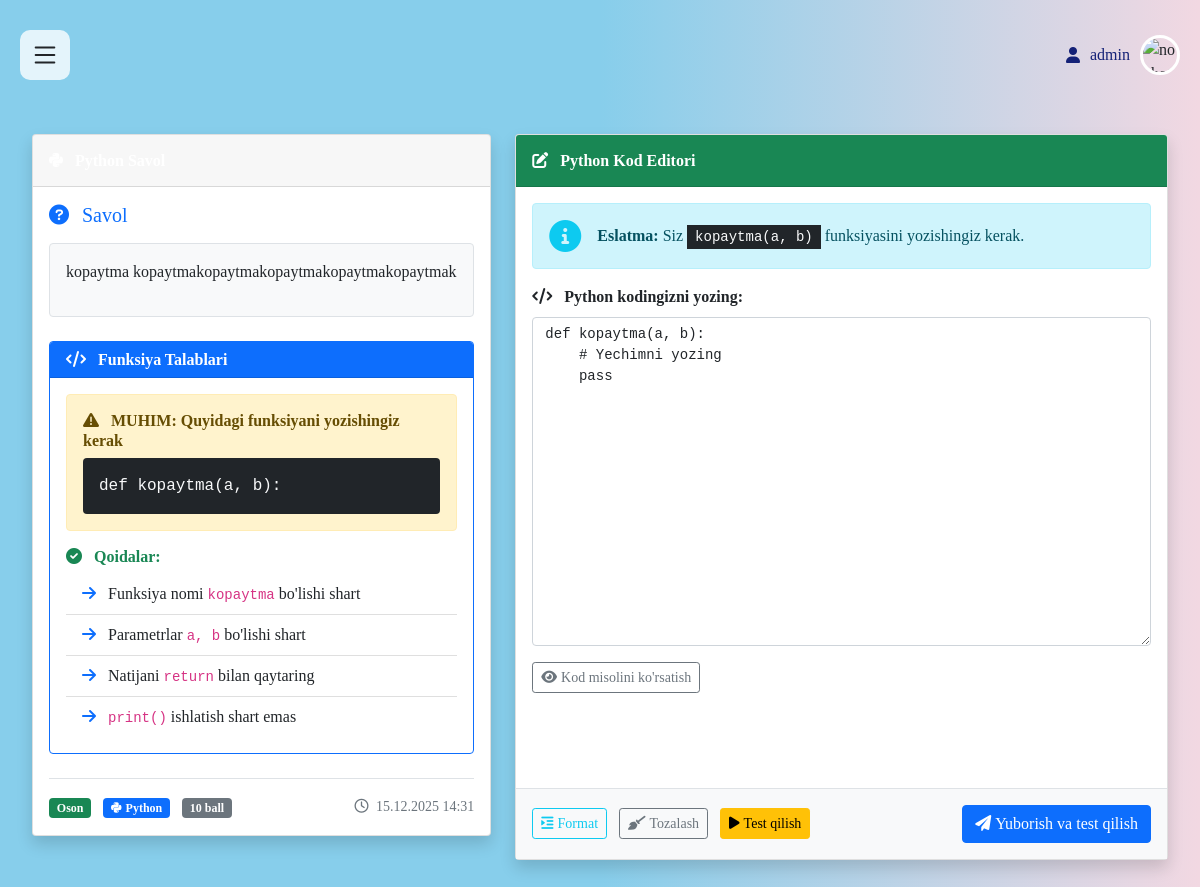
/code/question/3/ (signed in), run on the app's committed database.
### app2/models.py (models this page shows, shortened)
class ProgrammingQuestion(models.Model):
    DIFFICULTY = [
        ('easy', 'Oson'),
        ('medium', 'O\'rtacha'),
        ('hard', 'Qiyin'),
    ]
    question_text = models.TextField(
        validators=[MinLengthValidator(10)],
        verbose_name="Savol matni",
        help_text="Savolning to'liq matnini kiriting"
    )
    function_name = models.CharField(
        max_length=50,
        default='solution',
        verbose_name="Funksiya nomi",
        help_text="Foydalanuvchi yozishi kerak bo'lgan funksiya nomi (masalan: 'qoshish', 'factorial')"
    )
    function_params = models.CharField(
        max_length=200,
        default='a, b',
        verbose_name="Funksiya parametrlari",
        help_text="Funksiya parametrlarini kiriting (masalan: 'a, b', 'n', 'text')"
    )
    test_code = models.TextField(
        validators=[MinLengthValidator(20)],
        verbose_name="Python Test Kodi",
        help_text=f"""Foydalanuvchi funksiyasini test qilish uchun Python kodi.
Test kodida {function_name}() funksiyasini chaqiring va assert yordamida tekshiring.

MASALAN:
result = {function_name}(5, 3)
assert result == 8, f"5 + 3 = 8 bo'lishi kerak, lekin {{result}} qaytdi"
print("✅ Test muvaffaqiyatli!")"""
    )
    language = models.CharField(
        max_length=20,
        default='python',
        verbose_name="Dasturlash tili",
        editable=False
    )
    difficulty = models.CharField(
        max_length=20,
        choices=DIFFICULTY,
        default='easy',
        verbose_name="Qiyinchilik darajasi"
    )
    created_by = models.ForeignKey(
        User,
        on_delete=models.CASCADE,
        related_name='programming_questions',
        verbose_name="Yaratgan foydalanuvchi"
    )
    created_at = models.DateTimeField(
        auto_now_add=True,
        verbose_name="Yaratilgan vaqt"
    )
    is_active = models.BooleanField(
        default=True,
        verbose_name="Faol"
    )
    category = models.CharField(
        max_length=50,
        blank=True,
        null=True,
        verbose_name="Kategoriya",
        help_text="Savol kategoriyasi (masalan: Matematika, String, Ro'yxat)"
    )
    points = models.PositiveIntegerField(
        default=10,
        verbose_name="Ball",
        help_text="Savolning ball qiymati"
    )
    class Meta:
        ordering = ['-created_at']
        verbose_name = "Python Savol"
        verbose_name_plural = "Python Savollar"

### app2/views.py (the view, shortened to what this page needs)
# urls.py: path('question/<int:question_id>/', views.practice_question, name='practice_question'),
@login_required
def practice_question(request, question_id):
    question = get_object_or_404(ProgrammingQuestion, id=question_id, is_active=True)
    user_info = get_user_info(request.user)
    initial_code = f"def {question.function_name}({question.function_params}):\n    # Yechimni yozing\n    pass"
    context = {
        'question': question,
        'initial_code': initial_code,
        'is_admin': is_code_admin(request.user),
        'user_info': user_info,
        'title': f'Python Savol: {question.question_text[:50]}...'
    }
    return render(request, 'app2/practice_question.html', context)

### app2/views.py (called while the page is built, shortened)
def get_user_info(user):
    try:
        from django.apps import apps
        if apps.is_installed('users'):
            profile = user.userprofile
            first_name = getattr(profile, 'first_name', '')
            last_name = getattr(profile, 'last_name', '')
            full_name = f"{first_name} {last_name}".strip()
            return {
                'full_name': full_name if full_name else user.username,
                'first_name': first_name,
                'last_name': last_name,
                'group': getattr(profile, 'group', 'Guruh yo\'q'),
                'phone': getattr(profile, 'phone', ''),
                'bio': getattr(profile, 'bio', ''),
                'has_profile': True,
            }
    except:
        pass

def is_code_admin(user):
    return user.is_staff or user.is_superuser

### templates/app2/practice_question.html (shortened to what this page needs)
{% extends 'base.html' %}
{% load static %}
{% block content %}
<div class="container-fluid py-4">
    <div class="row">
        <div class="col-lg-5">
            <div class="card shadow mb-4">
                <div class="card-header py-3 python-header">
                    <h6 class="m-0 font-weight-bold text-white">
                        <i class="fab fa-python me-2"></i>
                    </h6>
                </div>
                <div class="card-body">
                    <div class="mb-4">
                        <h5 class="text-primary mb-3">
                            <i class="fas fa-question-circle me-2"></i>
                            Savol
                        </h5>
                        <div class="p-3 bg-light rounded border">
                            {{ question.question_text|linebreaks }}
                        </div>
                    </div>
                    <div class="card border-primary mb-4">
                        <div class="card-header bg-primary text-white py-2">
                            <h6 class="mb-0">
                                <i class="fas fa-code me-2"></i>
                                Funksiya Talablari
                            </h6>
                        </div>
                        <div class="card-body p-3">
                            <div class="alert alert-warning">
                                <h6 class="alert-heading mb-2">
                                    <i class="fas fa-exclamation-triangle me-2"></i>
                                    MUHIM: Quyidagi funksiyani yozishingiz kerak
                                </h6>
                                <div class="bg-dark text-light p-3 rounded font-monospace">
                                    def {{ question.function_name }}({{ question.function_params }}):
                                </div>
                            </div>
                            <div class="mt-3">
                                <h6 class="text-success mb-2">
                                    <i class="fas fa-check-circle me-2"></i>
                                    Qoidalar:
                                </h6>
                                <ul class="list-group list-group-flush">
                                    <li class="list-group-item">
                                        <i class="fas fa-arrow-right text-primary me-2"></i>
                                        Funksiya nomi <code>{{ question.function_name }}</code> bo'lishi shart
                                    </li>
                                    <li class="list-group-item">
                                        <i class="fas fa-arrow-right text-primary me-2"></i>
                                        Parametrlar <code>{{ question.function_params }}</code> bo'lishi shart
                                    </li>
                                    <li class="list-group-item">
                                        <i class="fas fa-arrow-right text-primary me-2"></i>
                                        Natijani <code>return</code> bilan qaytaring
                                    </li>
                                    <li class="list-group-item">
                                        <i class="fas fa-arrow-right text-primary me-2"></i>
                                        <code>print()</code> ishlatish shart emas
                                    </li>
                                </ul>
                            </div>
                        </div>
                    </div>
                    <div class="d-flex justify-content-between align-items-center mt-4 pt-3 border-top">
                        <div>
                            <span class="badge {% if question.difficulty == 'easy' %}bg-success{% elif question.difficulty == 'medium' %}bg-warning{% else %}bg-danger{% endif %} me-2">
                                {{ question.get_difficulty_display }}
                            </span>
                            <span class="badge bg-primary">
                                <i class="fab fa-python me-1"></i>Python
                            </span>
                            <span class="badge bg-secondary ms-2">
                                {{ question.points }} ball
                            </span>
                        </div>
                        <small class="text-muted">
                            <i class="far fa-clock me-1"></i>
                            {{ question.created_at|date:"d.m.Y H:i" }}
                        </small>
                    </div>
                </div>
            </div>
        </div>
        <div class="col-lg-7">
            <div class="card shadow h-100">
                <div class="card-header py-3 bg-success text-white">
                    <h6 class="m-0 font-weight-bold">
                        <i class="fas fa-edit me-2"></i>
                        Python Kod Editori
                    </h6>
                </div>
                <div class="card-body p-0 d-flex flex-column">
                    <form method="post" id="codeForm" class="d-flex flex-column flex-grow-1">
                        <div class="alert alert-info m-3 mb-0">
                            <div class="d-flex align-items-center">
                                <i class="fas fa-info-circle fa-2x me-3 text-info"></i>
                                <div>
                                    <strong>Eslatma:</strong>
                                    Siz <code class="bg-dark text-light px-2 py-1">{{ question.function_name }}({{ question.function_params }})</code>
                                    funksiyasini yozishingiz kerak.
                                </div>
                            </div>
                        </div>
                        <div class="p-3 flex-grow-1">
                            <label class="form-label fw-bold mb-2">
                                <i class="fas fa-code me-2"></i>
                                Python kodingizni yozing:
                            </label>
                            <textarea
                                name="code"
                                id="codeEditor"
                                rows="15"
                                class="form-control font-monospace"
                                style="font-size: 14px; min-height: 300px;"
                                placeholder="Python kodini bu yerga yozing..."
                            >{{ initial_code }}</textarea>
                            <div class="mt-3">
                                <button type="button" class="btn btn-sm btn-outline-secondary" data-bs-toggle="collapse" data-bs-target="#codeExample">
                                    <i class="fas fa-eye me-1"></i>Kod misolini ko'rsatish
                                </button>
                            </div>
                        </div>
                        <div class="p-3 border-top bg-light">
                            <div class="d-flex justify-content-between align-items-center">
                                <div>
                                    <button type="button" class="btn btn-outline-info btn-sm" id="formatBtn">
                                        <i class="fas fa-indent me-1"></i>Format
                                    </button>
                                    <button type="button" class="btn btn-outline-secondary btn-sm ms-2" id="clearBtn">
                                        <i class="fas fa-broom me-1"></i>Tozalash
                                    </button>
                                    <button type="button" class="btn btn-warning btn-sm ms-2" id="testBtn">
                                        <i class="fas fa-play me-1"></i>Test qilish
                                    </button>
                                </div>
                                <div>
                                    <button type="submit" class="btn btn-primary">
                                        <i class="fas fa-paper-plane me-1"></i>Yuborish va test qilish
                                    </button>
                                </div>
                            </div>
                        </div>
                    </form>
                </div>
            </div>
        </div>
    </div>
</div>
{% endblock %}

### templates/base.html (shortened to what this page needs)
<!DOCTYPE html>
<html lang="uz">
  <head>
    <link
      href="https://cdn.jsdelivr.net/npm/bootstrap@5.1.3/dist/css/bootstrap.min.css"
      rel="stylesheet"
    />
    <link
      href="https://cdnjs.cloudflare.com/ajax/libs/font-awesome/6.0.0/css/all.min.css"
      rel="stylesheet"
    />
  </head>
  <body>
    <section class="contaner_box">
      <section class="hed_main" id="hedMain">
        <header id="heaDer">
          <section class="section_header">
            <div class="logo">
              <svg
                xmlns="http://www.w3.org/2000/svg"
                width="16"
                height="16"
                fill="currentColor"
                viewBox="0 0 16 16"
                id="menu"
              >
                <path
                  fill-rule="evenodd"
                  d="M2.5 12a.5.5 0 0 1 .5-.5h10a.5.5 0 0 1 0 1H3a.5.5 0 0 1-.5-.5m0-4a.5.5 0 0 1 .5-.5h10a.5.5 0 0 1 0 1H3a.5.5 0 0 1-.5-.5m0-4a.5.5 0 0 1 .5-.5h10a.5.5 0 0 1 0 1H3a.5.5 0 0 1-.5-.5"
                />
              </svg>
            </div>
            <div class="profil_img" id="contanerList">
              <span><i class="fas fa-user"></i> {{ user.username }} </span>
              <img
                src="https://img.freepik.com/free-vector/smiling-young-man-illustration_1308-174669.jpg?semt=ais_hybrid&w=740&q=80"
                alt="no photo"
                id="loginBtn"
              />
            </div>
          </section>
        </header>
        <main>
          {% block content %}{% endblock %}
        </main>
      </section>
    </section>
  </body>
</html>

### templates/base.html (style rules this page uses)
* { padding: 0; margin: 0; font-family: "Times New Roman", Times, serif; box-sizing: border-box; }
body { min-height: 100vh; overflow-x: hidden; background: linear-gradient(to right, #87ceeb, #87ceeb, #f2d8e2); }
h6 { font-weight: bold; }
.contaner_box { display: flex; min-height: 100vh; width: 100%; position: relative; }
.hed_main { flex: 1; padding: 20px; transition: margin-left 0.5s ease; width: 100%; min-height: 100vh; }
header { width: 100%; height: auto; margin-bottom: 20px; }
.section_header { display: flex; justify-content: space-between; align-items: center; width: 100%; height: auto; padding: 10px 0; }
.logo { display: flex; align-items: center; }
.logo svg { width: 50px; height: 50px; cursor: pointer; backdrop-filter: blur(100px); background-color: rgba(255, 255, 255, 0.782); border-radius: 10px; padding: 10px; transition: all 0.5s ease; }
.profil_img { display: flex; align-items: center; gap: 10px; position: relative; z-index: 100; }
.profil_img img { width: 40px; height: 40px; border-radius: 50%; border: 3px solid white; transition: 0.3s ease; cursor: pointer; object-fit: cover; }
.profil_img span { display: flex; gap: 10px; align-items: center; text-decoration: none; border-radius: 10px; transition: 0.3s ease; color: rgb(20, 33, 119); font-size: 16px; font-weight: 500; }

### data on the page
ProgrammingQuestion: question_text "kopaytma kopaytmakopaytmakopaytmakopaytmakopaytmak", function_name "kopaytma", function_params "a, b", difficulty "Oson", points "10", created_at "15.12.2025 14:31"

### other printed values
{{ user.username }} "admin"
